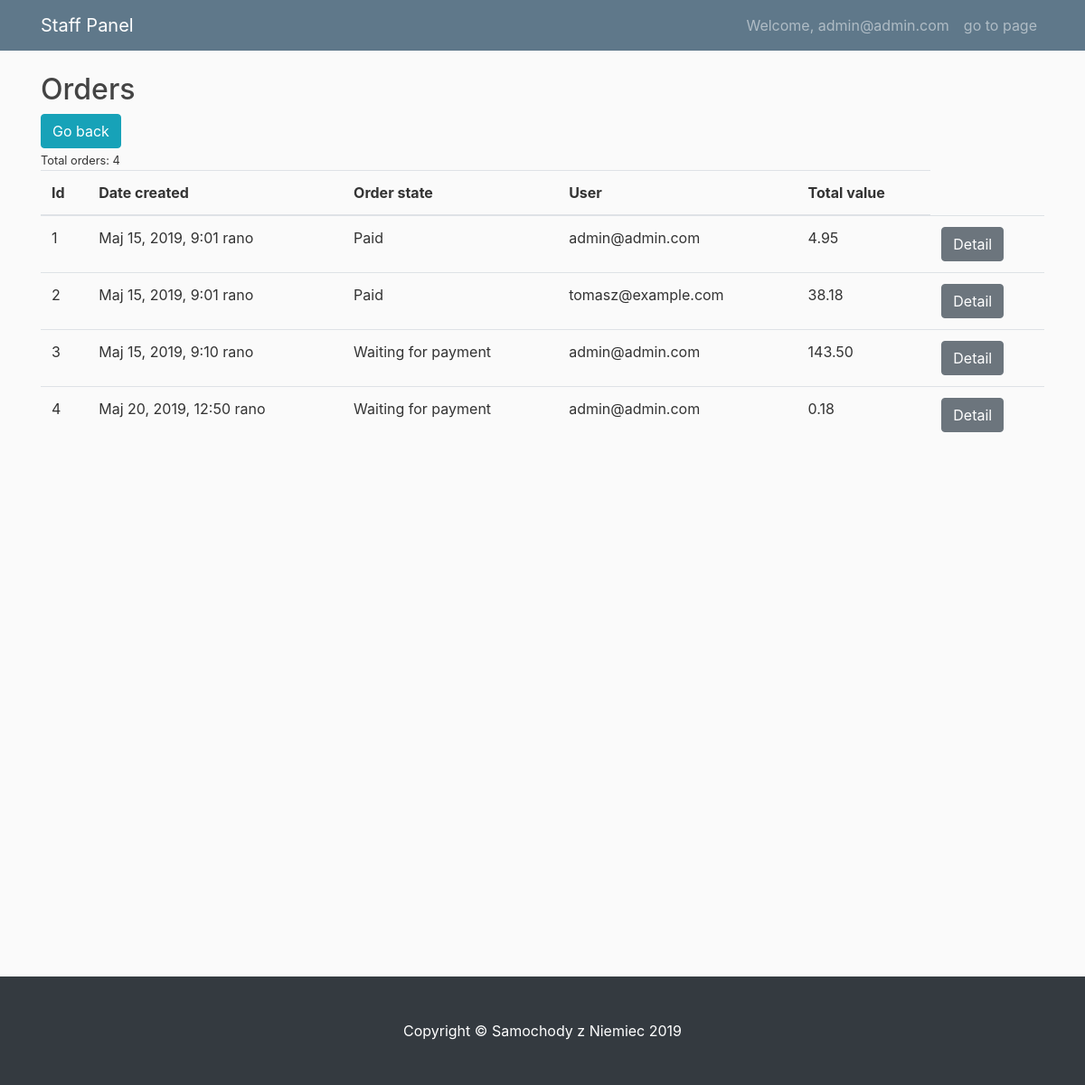
The page /staff/order_list (signed in) on the database its author committed.
### account/models.py (models this page shows, shortened)
class User(AbstractBaseUser):
    email = models.EmailField(max_length=255, unique=True)
    is_active = models.BooleanField(default=True)  # can login
    is_staff = models.BooleanField(default=False)  # staff user non superuser
    is_admin = models.BooleanField(default=False)  # superuser
    created = models.DateTimeField(auto_now_add=True)
    updated = models.DateTimeField(auto_now=True)
    USERNAME_FIELD = "email"  # username
    REQUIRED_FIELDS = []
    objects = UserManager()
    def __str__(self):
        return self.email

### orders/models.py (models this page shows, shortened)
class Order(models.Model):
    address = models.ForeignKey(Address, on_delete=models.DO_NOTHING)
    user = models.ForeignKey(User, on_delete=models.DO_NOTHING)
    created = models.DateTimeField(auto_now_add=True)
    updated = models.DateTimeField(auto_now=True)
    paid = models.BooleanField(default=False)
    class Meta:
        ordering = ("created",)
    def get_total_cost(self):
        return sum(item.get_cost() for item in self.items.all())

class OrderItem(models.Model):
    order = models.ForeignKey(Order, related_name="items", on_delete=models.CASCADE)
    product = models.ForeignKey(
        Product, related_name="order_items", on_delete=models.CASCADE
    )
    price = models.DecimalField(max_digits=10, decimal_places=2)
    quantity = models.PositiveIntegerField(default=1)
    def get_cost(self):
        return self.price * self.quantity

### staff/decorators.py (the view)
    def wrap(request, *args, **kwargs):
        if request.user.is_authenticated and request.user.is_staff:
            return func(request, *args, **kwargs)
        elif request.user.is_authenticated:
            return redirect("shop:index")
        else:
            return redirect("account:login")

### cart/context_processors.py (called while the page is built)
def cart(request):
    return {'cart': Cart(request)}

### staff/templates/staff/order_list.html
{% extends 'staff/base.html' %}
{% load crispy_forms_tags %}
{% block content %}
<div class="row">
    <div class="col">
        <div>
            <h2>Orders</h2>
            <div class="row">
                <div class="col">
                    <a href="{% url 'staff:panel' %}" class="btn btn-info">Go back</a>
                </div>
            </div>
        </div>
        {% with orders.count as total_orders %}
        <small>Total orders: {{total_orders}} </small>
        {% endwith%}
        <table class="table table-hover">
            <thead>
                <tr>
                    <th scope="col">Id</th>
                    <th scope="col">Date created</th>
                    <th scope="col">Order state</th>
                    <th scope="col">User</th>
                    <th scope="col">Total value</th>
                </tr>
            </thead>
            <tbody>
                {% for order in orders %}
                <tr>
                    <td>{{order.id}} </td>
                    <td>{{order.created}}</td>
                    <td>{% if order.paid %}Paid{% else %}Waiting for payment
                        {% endif %}</td>
                    <td>{{order.user}}</td>
                    <td> {{order.get_total_cost}}</td>
                    <td><a href="{% url 'staff:order_detail' pk=order.pk %}" class="btn btn-secondary">Detail</a></td>
                </tr>
                {% endfor %}
            </tbody>
        </table>
    </div>
</div>
{% endblock %}

### staff/templates/staff/base.html (shortened to what this page needs)
{% load static %}
<!DOCTYPE html>
<html lang="en">
<head>
    <link rel="stylesheet" href="https://maxcdn.bootstrapcdn.com/bootstrap/4.0.0/css/bootstrap.min.css"
>
    <link href="{% static 'css/staff.css' %}" rel="stylesheet">
</head>
<body>
    <nav class="navbar navbar-expand-md navbar-dark bg-steel fixed-top">
        <div class="container">
            <a class="navbar-brand mr-4" href="{% url 'staff:panel' %}">Staff Panel</a>
            <div class="collapse navbar-collapse" id="navbarToggle">
                <div class="navbar-nav">
                    <a class="nav-item nav-link" href="{% url 'account:profile'%}">
                        Welcome, {{ user.email }}
                    </a>
                    <a class="nav-item nav-link" href="{% url 'shop:index'%}"> go to page </a>
                </div>
            </div>
        </div>
    </nav>
    <div class="container" style="min-height: 1000px;">
        {% block content%}
        {% endblock%}
    </div>
    <footer class="py-5 bg-dark">
        <div class="container">
            <p class="m-0 text-center text-white">Copyright &copy; Samochody z Niemiec 2019</p>
        </div>
    </footer>
</body>
</html>

### staff/static/css/staff.css (style rules this page uses)
body { background: #fafafa; color: #333333; margin-top: 5rem; }
h1, h2, h3, h4, h5, h6 { color: #444444; }
.bg-steel { background-color: #5f788a; }

### rows shown on the page
User: email "admin@admin.com"
Order: id "1", created "Maj 15, 2019, 9:01 rano", paid "Paid", user "admin@admin.com", get_total_cost "4.95"
Order: id "2", created "Maj 15, 2019, 9:01 rano", paid "Paid", user "tomasz@example.com", get_total_cost "38.18"
Order: id "3", created "Maj 15, 2019, 9:10 rano", paid "Waiting for payment", user "admin@admin.com", get_total_cost "143.50"
Order: id "4", created "Maj 20, 2019, 12:50 rano", paid "Waiting for payment", user "admin@admin.com", get_total_cost "0.18"

### other values the page prints
{{ total_orders }} "4"
